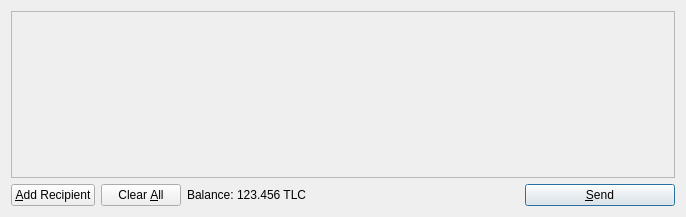
<?xml version="1.0" encoding="UTF-8"?>
<ui version="4.0">
 <class>SendCoinsDialog</class>
 <widget class="QDialog" name="SendCoinsDialog">
  <property name="geometry">
   <rect>
    <x>0</x>
    <y>0</y>
    <width>686</width>
    <height>217</height>
   </rect>
  </property>
  <property name="windowTitle">
   <string>Send Coins</string>
  </property>
  <layout class="QVBoxLayout" name="verticalLayout">
   <item>
    <widget class="QScrollArea" name="scrollArea">
     <property name="widgetResizable">
      <bool>true</bool>
     </property>
     <widget class="QWidget" name="scrollAreaWidgetContents">
      <property name="geometry">
       <rect>
        <x>0</x>
        <y>0</y>
        <width>666</width>
        <height>165</height>
       </rect>
      </property>
      <layout class="QVBoxLayout" name="verticalLayout_2">
       <property name="margin">
        <number>0</number>
       </property>
       <item>
        <layout class="QVBoxLayout" name="entries">
         <property name="spacing">
          <number>6</number>
         </property>
        </layout>
       </item>
       <item>
        <spacer name="verticalSpacer">
         <property name="orientation">
          <enum>Qt::Vertical</enum>
         </property>
         <property name="sizeHint" stdset="0">
          <size>
           <width>20</width>
           <height>40</height>
          </size>
         </property>
        </spacer>
       </item>
      </layout>
     </widget>
    </widget>
   </item>
   <item>
    <layout class="QHBoxLayout" name="horizontalLayout">
     <item>
      <widget class="QPushButton" name="addButton">
       <property name="toolTip">
        <string>Send to multiple recipients at once</string>
       </property>
       <property name="text">
        <string>&amp;Add Recipient</string>
       </property>
       <property name="icon">
        <iconset resource="../bitcoin.qrc">
         <normaloff>:/icons/add</normaloff>:/icons/add</iconset>
       </property>
       <property name="autoDefault">
        <bool>false</bool>
       </property>
      </widget>
     </item>
     <item>
      <widget class="QPushButton" name="clearButton">
       <property name="sizePolicy">
        <sizepolicy hsizetype="Minimum" vsizetype="Fixed">
         <horstretch>0</horstretch>
         <verstretch>0</verstretch>
        </sizepolicy>
       </property>
       <property name="toolTip">
        <string>Remove all transaction fields</string>
       </property>
       <property name="text">
        <string>Clear &amp;All</string>
       </property>
       <property name="icon">
        <iconset resource="../bitcoin.qrc">
         <normaloff>:/icons/remove</normaloff>:/icons/remove</iconset>
       </property>
       <property name="autoRepeatDelay">
        <number>300</number>
       </property>
       <property name="autoDefault">
        <bool>false</bool>
       </property>
      </widget>
     </item>
     <item>
      <layout class="QHBoxLayout" name="horizontalLayout_2">
       <property name="spacing">
        <number>3</number>
       </property>
       <item>
        <widget class="QLabel" name="label">
         <property name="text">
          <string>Balance:</string>
         </property>
        </widget>
       </item>
       <item>
        <widget class="QLabel" name="labelBalance">
         <property name="cursor">
          <cursorShape>IBeamCursor</cursorShape>
         </property>
         <property name="text">
          <string>123.456 TLC</string>
         </property>
         <property name="textInteractionFlags">
          <set>Qt::LinksAccessibleByMouse|Qt::TextSelectableByKeyboard|Qt::TextSelectableByMouse</set>
         </property>
        </widget>
       </item>
      </layout>
     </item>
     <item>
      <spacer name="horizontalSpacer">
       <property name="orientation">
        <enum>Qt::Horizontal</enum>
       </property>
       <property name="sizeHint" stdset="0">
        <size>
         <width>40</width>
         <height>20</height>
        </size>
       </property>
      </spacer>
     </item>
     <item>
      <widget class="QPushButton" name="sendButton">
       <property name="minimumSize">
        <size>
         <width>150</width>
         <height>0</height>
        </size>
       </property>
       <property name="toolTip">
        <string>Confirm the send action</string>
       </property>
       <property name="text">
        <string>&amp;Send</string>
       </property>
       <property name="icon">
        <iconset resource="../bitcoin.qrc">
         <normaloff>:/icons/send</normaloff>:/icons/send</iconset>
       </property>
       <property name="default">
        <bool>true</bool>
       </property>
      </widget>
     </item>
    </layout>
   </item>
  </layout>
 </widget>
 <resources>
  <include location="../bitcoin.qrc"/>
 </resources>
 <connections/>
</ui>
